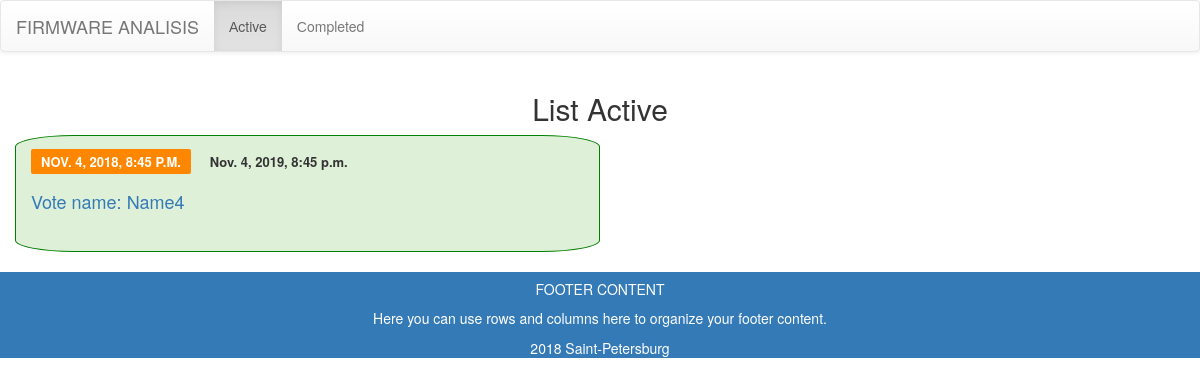
Page /startinterface/ (signed in) on the earlier database version.
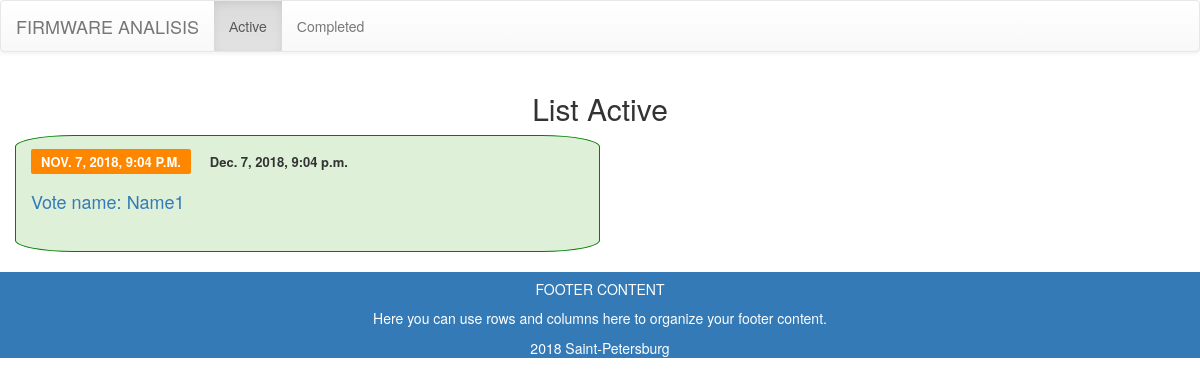
Same page on the later database version.
### startinterface/models.py (models this page shows, shortened)
class ModelVoice(models.Model):
    id_name = models.AutoField(primary_key=True)
    nameVoice = models.CharField(max_length=50)
    dateStart = models.DateTimeField()
    dateFinal = models.DateTimeField()
    maxVoice = models.IntegerField()
    person = models.ManyToManyField(ModelPerson, through = 'ModelPersonVoice')
    status = models.BooleanField()
    @property
    def status(self):
        mm = ModelPersonVoice.objects.filter(voice__id_name=self.id_name).filter(changeVoice__gte=self.maxVoice)
        if mm:
            return False
        if timezone.now()>=self.dateFinal:
            return  False
        return True

### startinterface/views.py (the view)
def SelectStatus(request):
    if not request.user.is_authenticated():
        return HttpResponseRedirect('accounts/login/')
    modelvoice=[]
    listobjaects = ModelVoice.objects.all()
    if listobjaects:
        for e in listobjaects:
            if e.status == True:
                modelvoice.append(e)
    return render(request, "startinterface/apphtml.html", {'modelvoice': modelvoice, 'req' : request})

### startinterface/templates/startinterface/apphtml.html (shortened to what this page needs)
{% extends "startinterface/wrapper.html" %}
{% load staticfiles %}
{% block menu %}
	<li class="active"><a href={% url 'SelectStatus' %}>Аctive</a></li>
    <li><a href={% url 'CompletedVoiting' %}>Сompleted</a></li>
{% endblock %}
{% block form %}
    {% if modelvoice|length != 0 %}
		<div class="section section-grey">
			<div class="container">
				<div class="row">
					<div class="col-md-12">
						<div class="section-title text-center">
							<h2>List Active</h2>
						</div>
					</div>
 					{% for i in modelvoice %}
					<div class="col-md-6 bg-success circleBase type1">
						<div class="post">
							<div class="post-body">
								<div class="post-meta">
									<a class="post-category cat-2" > {{i.dateStart}}</a>
									<span class="post-date">{{i.dateFinal}}</span>
								</div>
								<h3 class="post-title"><a href={% url 'DetaleActive' %}?id={{i.id_name}}>Vote name: {{i.nameVoice}}</a></h3>
							</div>
						</div>
					</div>
					{% endfor %}
				</div>
			</div>
		</div>
	{% else %}
	<div class="section-title text-center">
		<h2>There are no open votes!</h2>
	</div>
	{% endif %}
		<br>
{% endblock %}

Differences in the rows shown:
removed ModelVoice: dateStart "NOV. 4, 2018, 8:45 P.M.", dateFinal "Nov. 4, 2019, 8:45 p.m.", nameVoice "Name4"
now on this page (row edited): ModelVoice: dateStart "NOV. 7, 2018, 9:04 P.M.", dateFinal "Dec. 7, 2018, 9:04 p.m.", nameVoice "Name1"
